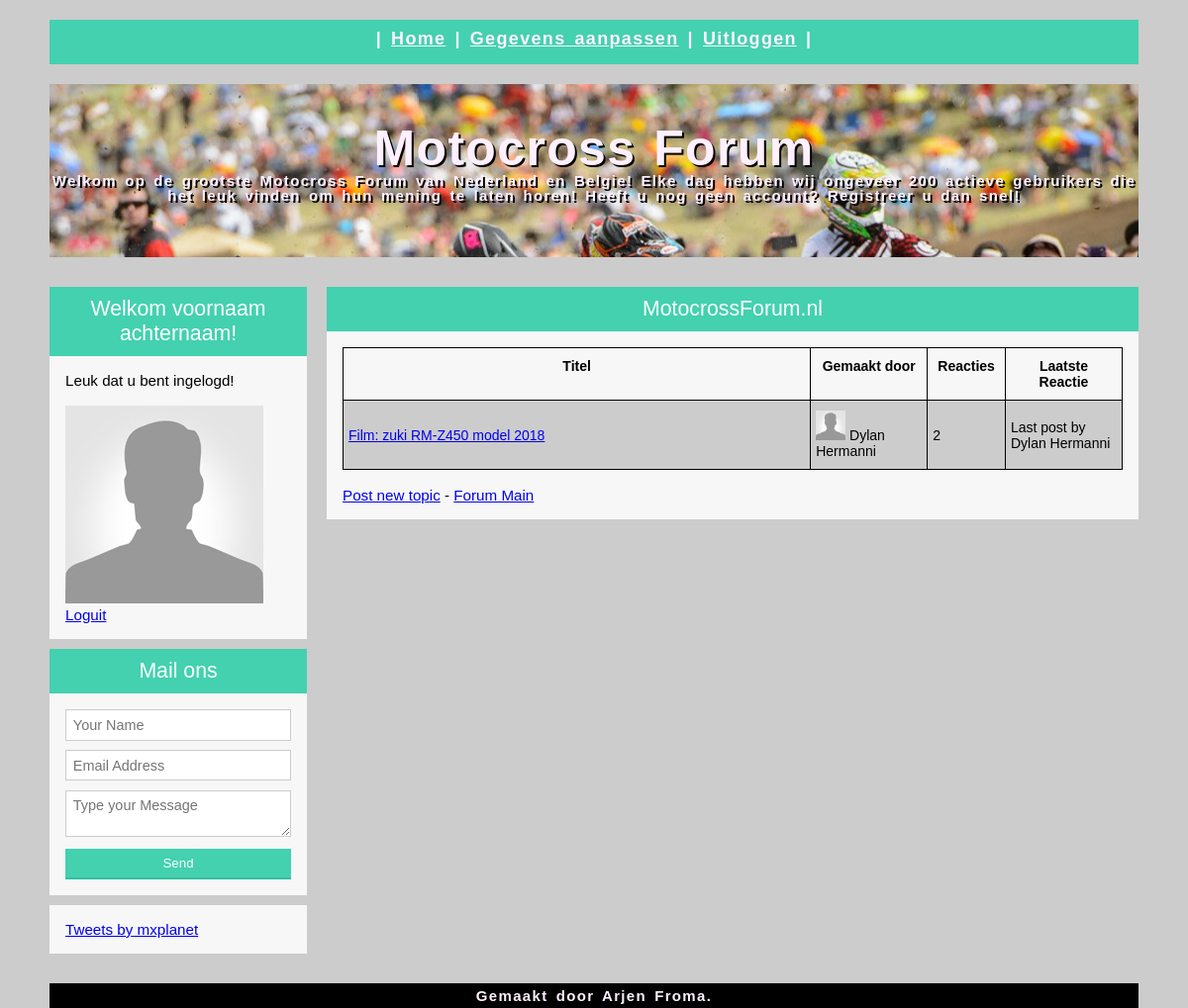
Screenshot of /forum.php?forum=1 (signed in) with the database file from the repository.
### tables this page shows
CREATE TABLE `topics` (
  `id` int(11) NOT NULL,
  `title` varchar(255) NOT NULL,
  `starter` varchar(255) NOT NULL,
  `lastpost` varchar(255) NOT NULL,
  `forum` int(11) NOT NULL,
  `message` text NOT NULL,
  `created` varchar(255) NOT NULL,
  `sticky` int(11) NOT NULL DEFAULT '0'
);

### config.php (called while the page is built, shortened)
<?php
require 'inc/db.php';
require 'forum.class.php';
$forums = new Forum($connect);
?>

### forum.class.php (called while the page is built, shortened)
<?php
class Forum
{
	private $connect;
	public function __construct($database)
	{
		$this->connect = $database;
	}
public function getTopics($forumid)
{
	$query = $this->connect->prepare('SELECT * FROM `topics` WHERE `forum`= ?');
	$query->bindValue(1, $forumid);
	try
	{
		$query->execute();
		return $query->fetchAll();
	}
	catch(PDOException $e)
	{
		die($e->getMessage());
	}
}
    public function totalReplies2($forumid)
    {
        $query = $this->connect->prepare("SELECT id FROM replies WHERE topicid = ?");
        $query->bindValue(1, $forumid);
        try
        {
            $query->execute();
            return $query->rowCount();
        }
        catch(PDOException $e)
        {
            die($e->getMessage());
        }
    }
}

### forum.php (the view, shortened to what this page needs)
<?php
require 'inc/db.php';
require 'config.php';
$topics = $forums->getTopics($_GET['forum']);
?>
			<?php
			if ($_GET['forum'])
			{
				?>
			<?php include "inc/head.php" ?>
			<?php include "inc/menu.php" ?>
			<?php include "inc/headerfoto.php" ?>
			<?php include "inc/zeivak1.php" ?>
			<div class="col-9-12">
				<div class="middentest">
					<h1>MotocrossForum.nl</h1>
					<?php
					if (count($topics) == 0)
					{
						echo '<p>No topics have been found under the '.htmlspecialchars($_GET['forum'],ENT_QUOTES).'</a> forum.</p>';
						echo '<br /><br /><a href="addtopic.php?forum='.htmlspecialchars($_GET['forum'],ENT_QUOTES).'">Add Topic</a>';
						die();
					}
					else
					{
					?>
					<table class="tg" style="undefined;table-layout: fixed; width: 100%">
						<colgroup>
							<col style="width: 60%">
							<col style="width: 15%">
							<col style="width: 10%">
							<col style="width: 15%">
						</colgroup>
						<tr>
							<th class="tg-amwm">Titel</th>
							<th class="tg-amwm">Gemaakt door<br></th>
							<th class="tg-amwm">Reacties<br><br></th>
							<th class="tg-amwm">Laatste<br>Reactie<br></th>
						</tr>
						<?php
					$color = 1;
					foreach ($topics as $topic)
					{
						if ($color % 2 != 0)
							$trColor = "#CCCCCC";
						else
							$trColor = "#FFFFFF";
						$topic_id = $topic['id'];
						$topic_title = $topic['title'];
						$topic_starter = $topic['starter'];
						$topic_lastpost = $topic['lastpost'];
						$totalposts = $forums->totalReplies2($topic_id);
						if ($topic['sticky'] == '1')
						{
							$sticky = 'STICKY';
						}
						else
						{
							$sticky = '';
						}
						echo '
			<tr style="background-color:'.$trColor.';"><td>'.$sticky.'<a href="topic.php?id='.$topic_id.'">' .$topic_title .  ' </td><td><img onerror="this.src=\'images/no_avatar.jpg\'" width="30" height="30" src="444"/> '.$topic_starter.'</td><td>'.$totalposts.'</td><td>Last post by '.$topic_lastpost.'</td>';
						++$color;
					}
					echo '</tr></table>';
					echo '<br /><a href="addtopic.php?forum='.htmlspecialchars($_GET['forum'],ENT_QUOTES).'">Post new topic</a> - <a href="forum.php">Forum Main</a>';
					}
					}
					?>
				</div>
	</div>
</div>
<?php include "inc/footer.php" ?>
</body>
</html>

### style/simplegrid.css (style rules this page uses)
[class*='grid'], [class*='col-'], [class*='mobile-'], .grid:after { -webkit-box-sizing: border-box; -moz-box-sizing: border-box; box-sizing: border-box; }
[class*='col-'] { float: left; min-height: 1px; padding-right: 20px; }
.col-9-12 { width: 75%; }

### style/style.css (style rules this page uses)
body { margin:0; padding: 0; background-color: #cccccc; }
.middentest { font: 95% Arial, Helvetica, sans-serif; margin: 10px auto; padding: 16px; background: #F7F7F7; }
.middentest h1 { background: #43D1AF; padding: 10px 0; font-size: 140%; font-weight: 300; text-align: center; color: #fff; margin: -16px -16px 16px -16px; }
.tg { border-collapse:collapse;border-spacing:0; }
.tg td { font-family:Arial, sans-serif;font-size:14px;font-weight:normal;padding:10px 5px;border-style:solid;border-width:1px;overflow:hidden;word-break:normal; }
.tg th { font-family:Arial, sans-serif;font-size:14px;font-weight:normal;padding:10px 5px;border-style:solid;border-width:1px;overflow:hidden;word-break:normal; }

### forum.php (style rules this page uses)
.tg { border-collapse:collapse;border-spacing:0; }
tr { font-family:Arial, sans-serif;font-size:14px;padding:10px 3px;border-style:solid;border-width:1px;overflow:hidden;word-break:normal; }
.tg th { font-family:Arial, sans-serif;font-size:14px;font-weight:normal;padding:10px 3px;border-style:solid;border-width:1px;overflow:hidden;word-break:normal; }
.tg .tg-amwm { font-weight:bold;text-align:center;vertical-align:top }

### rows the page displays
topics: title "Film: zuki RM-Z450 model 2018", starter "Dylan Hermanni", totalposts "2", lastpost "Dylan Hermanni"

### other values shown
$_SESSION['name'] "voornaam achternaam"
